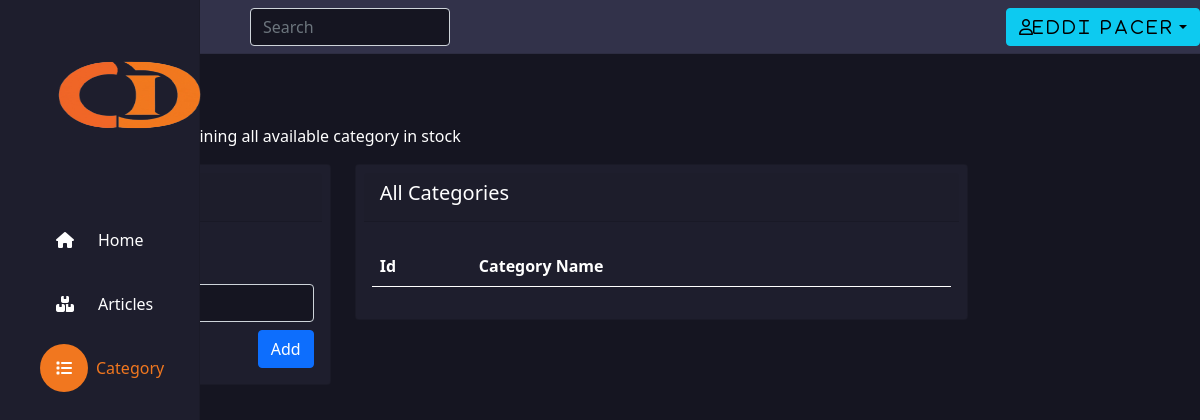
The app's page /core/allcategories.php (signed in), older data.
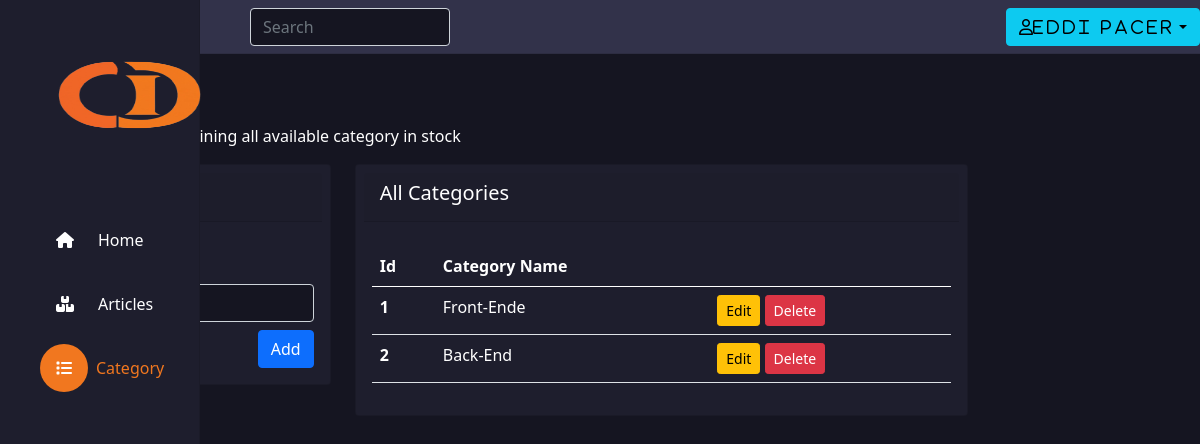
The same page, newer data.
### tables this page shows
CREATE TABLE `category` (
  `id_category` int(11) NOT NULL,
  `name` varchar(255) NOT NULL
);

### model/database.php (called while the page is built, shortened)
<?php
class Connection
{
    protected function connect()
    {
        $host = $_ENV['DB_SERVERNAME'];
        $user = $_ENV['DB_USERNAME'];
        $password = $_ENV['DB_USERPASSWORD'];
        $db = $_ENV['DB_DATABASE'];
        try {
            $connection = "mysql:host=$host;dbname=$db;charset=utf8mb4";
            $options = [
                PDO::ATTR_ERRMODE => PDO::ERRMODE_EXCEPTION,
                PDO::ATTR_EMULATE_PREPARES => false,
            ];
            $pdo = new PDO($connection, $user, $password, $options);
            return $pdo;
        } catch (PDOException $e) {
            print_r('Error connection: ' . $e->getMessage());
        }
    }
}

### model/crud.php (called while the page is built, shortened)
<?php
include_once('../model/database.php');
class Crud extends Connection
{
    protected function select($table, $rows, $where = null)
    {
        if ($where != null) {
            $sql = "SELECT $rows FROM $table $where";
        } else {
            $sql = "SELECT $rows FROM $table";
        }
        $stmt = $this->connect()->prepare($sql);
        $stmt->execute([]);
        $result = $stmt->fetchAll();
        return $result;
    }
}

### controller/categories.php (called while the page is built, shortened)
<?php
require_once('../model/crud.php');
class CategoryController extends Crud
{
    public function GetCategory()
    {
        $res = $this->select('category', '*');
        return $res;
    }
}

### core/allcategories.php (the view, shortened to what this page needs)
<?php
require_once('../controller/categories.php');
$Category = new CategoryController();
$AllCategories = $Category->GetCategory();
$path = "Category";
?>
<!DOCTYPE html>
<html lang="en">
<head>
    <?php include_once('../include/head.php'); ?>
</head>
<body class="background">
    <?php include_once('../include/nav.php'); ?>
    <div class="container-fluid">
        <main class="content col-md-9 ml-sm-auto col-lg-10 px-md-4 p-4 text-white">
            <h1 class="h2"><?= $path ?></h1>
            <p>This is the page containing all available category in stock</p>
            <div class="row">
                <div class="col-12 col-xs-4 col-md-4 col-xl-4 mb-4 mb-lg-0">
                    <div class="card">
                        <div class="d-flex justify-content-between align-items-center card-header m-2">
                            <h5>Add Category</h5>
                        </div>
                        <div class="card-body">
                            <div class="">
                                <form id="form" method="POST">
                                    <div class="mb-0">
                                        <label class="col-form-label">Name</label>
                                    </div>
                                    <div class="mt-2 d-flex justify-content-end">
                                        <div id="addButton" style="display: block">
                                            <button id="saveCategory" type="submit" name="addCategoryForm" class="btn btn-primary">Add</button>
                                        </div>
                                    </div>
                                </form>
                            </div>
                        </div>
                    </div>
                </div>
                <div class="col-12 col-md-8 col-xl-8 mb-4 mb-lg-0">
                    <div class="card">
                        <div class="d-flex justify-content-between align-items-center card-header m-2">
                            <h5>All Categories</h5>
                        </div>
                        <div class="card-body">
                            <div class="table-responsive">
                                <table class="table text-white">
                                    <thead>
                                        <tr>
                                            <th scope="col">Id</th>
                                            <th scope="col">Category Name</th>
                                            <th scope="col"></th>
                                        </tr>
                                    </thead>
                                    <tbody>
                                        <?php foreach ($AllCategories as $Category) { ?>
                                            <tr id="Category<?= $Category['id_category']; ?>">
                                                <th scope="row"><?= $Category['id_category']; ?></th>
                                                <td id="CategoryName<?= $Category['id_category']; ?>"><?= $Category['name']; ?></td>
                                                <td>
                                                    <a href="#" onclick="GetCategory('<?= $Category['id_category']; ?>')" class="btn btn-sm btn-warning">Edit</a>
                                                    <a href="#" onclick="deleteCategory('<?= $Category['id_category']; ?>')" class="btn btn-sm btn-danger">Delete</a>
                                                </td>
                                            </tr>
                                        <?php } ?>
                                    </tbody>
                                </table>
                            </div>
                        </div>
                    </div>
                </div>
            </div>
        </main>
    </div>
</body>
</html>

### include/head.php (shortened to what this page needs)
<link rel="stylesheet" href="https://cdnjs.cloudflare.com/ajax/libs/bootstrap/5.0.0-alpha3/css/bootstrap.min.css" />
<link rel="stylesheet" href="https://cdnjs.cloudflare.com/ajax/libs/font-awesome/6.2.1/css/all.min.css" />
<link rel="stylesheet" href="../assets/css/style.css" />
<link rel="stylesheet" href="https://cdnjs.cloudflare.com/ajax/libs/Dropify/0.2.2/css/dropify.min.css" />
<link rel="stylesheet" href="https://cdnjs.cloudflare.com/ajax/libs/Dropify/0.2.2/css/dropify.css" />

### include/nav.php (shortened to what this page needs)
<nav id="sidebar" class="col-md-3 col-lg-2 d-md-block sidebar collapse">
    <div class="position">
        <a class="" href="../core"><img src="../assets/img/logo/Logo.png" alt="" class="logo" /></a>
        <ul class="nav nav-pills mt-5 flex-column">
            <li class="nav-item m-2">
                <a class="nav-link <?= $path == "Home" ? "active" : ""; ?> d-flex align-items-center" href="../core/index.php">
                    <i class="text-white  fa fa-house"></i>
                    <span class="m-4 <?= $path == "Home" ? "active-title" : "text-white"; ?>">Home</span>
                </a>
            </li>
            <li class="nav-item m-2">
                <a class="nav-link <?= $path == "Articles" ? "active" : ""; ?> d-flex align-items-center" href="../core/allarticles.php">
                    <i class="fa fa-boxes-stacked text-white"></i>
                    <span class="m-4 <?= $path == "Articles" ? "active-title" : "text-white"; ?>">Articles</span>
                </a>
            </li>
            <li class="nav-item m-2">
                <a class="nav-link <?= $path == "Category" ? "active" : ""; ?> d-flex align-items-center" href="../core/allcategories.php">
                    <i class="fa fa-list text-white"></i>
                    <span class="m-4 <?= $path == "Category" ? "active-title" : "text-white"; ?>">Category</span>
                </a>
            </li>
        </ul>
    </div>
</nav>
<nav class="navbar navbar-light">
    <div class="col-12 col-md-2 col-lg-2">
        <input class="form-control form-control-dark" type="text" placeholder="Search" aria-label="Search" />
    </div>
    <div class="col-12 col-md-5 col-lg-7 d-flex align-items-center justify-content-md-end mr-5 mt-3 mt-md-0">
        <div class="dropdown">
            <button class="btn btn-info dropdown-toggle  text-capitalize" type="button" id="dropdownMenuButton" data-toggle="dropdown" aria-expanded="true"><i class="fa-regular fa-user"><span class="ml-3" style="letter-spacing: 0.25em;text-transform: capitalize !important;"><?= $_SESSION['fullname']; ?></span></i></button>
        </div>
    </div>
</nav>

### assets/css/style.css (style rules this page uses)
.sidebar { position: fixed; top: 0; bottom: 0; left: 0; z-index: 1010; box-shadow: inset -1px 0 0 rgba(0, 0, 0, 0.1); background-color: #1e1e2d; height: 100% !important; }
.logo { width: 12em; height: 8em; margin-left: 3em; }
.active { width: 3em !important; border-radius: 3em !important; height: 3em !important; }
.navbar { box-shadow: inset 0 -1px 0 rgba(0, 0, 0, 0.1); background-color: #32324a; }
.card { background-color: #1e1e2d !important; }
.sidebar .nav-link { color: #333; width: 3em !important; height: 3em !important; }
.background { background-color: #151521 !important; }
.active { background-color: rgb(241, 119, 31) !important; }
.active-title { color: rgb(241, 119, 31) !important; }
.container-fluid { display: block; }
input, select, textarea { background-color: #151521 !important; color: white !important; }
@media (max-width: 1440.98px) { .position { margin: 2em !important; } }
@media (max-width: 1440.98px) { .logo { margin-left: 0em !important; margin-top: 0em !important; } }
@media (max-width: 1660.98px) { .position { margin: 2em; } }

Row changes from the older to the newer data that the page shows:
added category: id_category "1", name "Front-Ende"
added category: id_category "2", name "Back-End"
